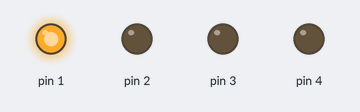
Bench run of a sketch on a simulated Arduino Uno, built with avr-gcc and run on an emulated ATmega328P. Shown: output pins drawn as LEDs (lit = HIGH).

Above: at 0.05 s.
At 1.35 s:
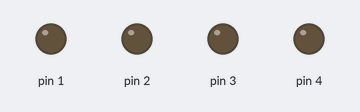
At 2.75 s:
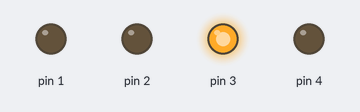
At 4.25 s:
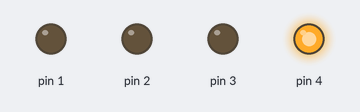
At 5.45 s:
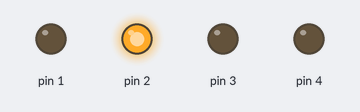
Timing chart, 0 to 5.8 s (numbered marks = the images above):
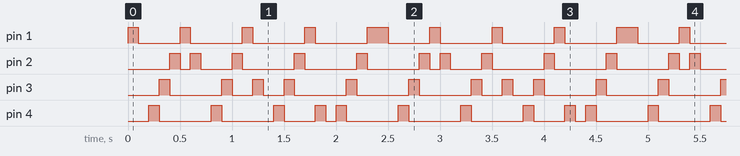

The sketch:

perulangan.ino
```cpp
int timer = 100;
// delay. Semakin tinggi angkanya, semakin lambat waktunya.
void setup() {
  // gunakan loop for untuk menginisialisasi setiap pin sebagai
  output:
  for (int ledPin = 1; ledPin < 5; ledPin++) {
  pinMode(ledPin, OUTPUT);
  }
}

void loop() {
    // looping dari pin rendah ke tinggi
    for (int ledPin = 1; ledPin < 5; ledPin++) {
    // hidupkan LED pin nya:
    digitalWrite(ledPin, HIGH);
    delay(timer);
    // matikan pin LED nya:
    digitalWrite(ledPin, LOW);

    // looping dari pin yang tinggi ke yang rendah
    for (int ledPin = 5; ledPin >= 1; ledPin--) {
    // menghidupkan pin:
    digitalWrite(ledPin, HIGH);
    delay(timer);
    // mematikan pin:
    digitalWrite(ledPin, LOW);
    }
  }
}
```

Measured:
- by itself, pin 1: repeats every 2.4 s: LOW 0.40 s, 3 × (HIGH 0.10 s, LOW 0.50 s), HIGH 0.20 s
- by itself, pin 2: repeats every 2.4 s: LOW 0.10 s, HIGH 0.10 s, LOW 0.30 s, 3 × (HIGH 0.10 s, LOW 0.50 s), HIGH 0.10 s
- by itself, pin 3: repeats every 2.4 s: LOW 0.50 s, 2 × (HIGH 0.10 s, LOW 0.20 s), 2 × (HIGH 0.10 s, LOW 0.50 s), HIGH 0.10 s
- by itself, pin 4: repeats every 2.4 s: 2 × (LOW 0.50 s, HIGH 0.10 s), LOW 0.30 s, HIGH 0.10 s, LOW 0.10 s, HIGH 0.10 s, LOW 0.50 s, HIGH 0.10 s
